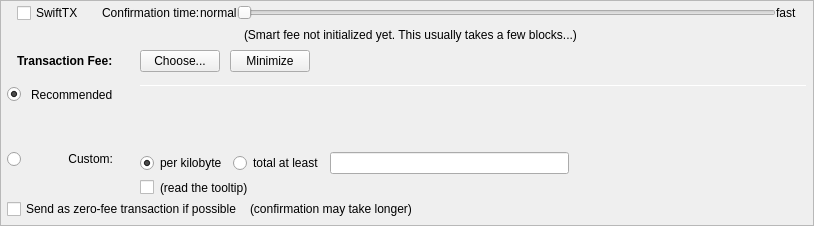
         <widget class="QFrame" name="frameFee">
          <property name="sizePolicy">
           <sizepolicy hsizetype="Expanding" vsizetype="Expanding">
            <horstretch>0</horstretch>
            <verstretch>0</verstretch>
           </sizepolicy>
          </property>
          <property name="maximumSize">
           <size>
            <width>16777215</width>
            <height>16777215</height>
           </size>
          </property>
          <property name="frameShape">
           <enum>QFrame::StyledPanel</enum>
          </property>
          <property name="frameShadow">
           <enum>QFrame::Sunken</enum>
          </property>
          <layout class="QVBoxLayout" name="verticalLayoutFee1">
           <property name="spacing">
            <number>0</number>
           </property>
           <property name="leftMargin">
            <number>0</number>
           </property>
           <property name="topMargin">
            <number>0</number>
           </property>
           <property name="rightMargin">
            <number>0</number>
           </property>
           <property name="bottomMargin">
            <number>0</number>
           </property>
           <item>
            <layout class="QVBoxLayout" name="verticalLayoutFee2" stretch="0,0,0,0">
             <property name="spacing">
              <number>0</number>
             </property>
             <property name="leftMargin">
              <number>6</number>
             </property>
             <property name="topMargin">
              <number>0</number>
             </property>
             <property name="rightMargin">
              <number>6</number>
             </property>
             <item>
              <layout class="QVBoxLayout" name="verticalLayout_feeConf">
               <property name="spacing">
                <number>0</number>
               </property>
               <property name="leftMargin">
                <number>10</number>
               </property>
               <property name="rightMargin">
                <number>10</number>
               </property>
               <property name="bottomMargin">
                <number>5</number>
               </property>
               <item>
                <layout class="QHBoxLayout" name="horizontalLayoutFee9">
                 <item>
                  <widget class="QCheckBox" name="checkSwiftTX">
                   <property name="enabled">
                    <bool>true</bool>
                   </property>
                   <property name="minimumSize">
                    <size>
                     <width>85</width>
                     <height>0</height>
                    </size>
                   </property>
                   <property name="toolTip">
                    <string>SwiftTX technology allows for near instant transactions - A flat fee of 0.01 ISF applies</string>
                   </property>
                   <property name="text">
                    <string>SwiftTX</string>
                   </property>
                  </widget>
                 </item>
                 <item>
                  <widget class="QLabel" name="labelSmartFee3">
                   <property name="text">
                    <string>Confirmation time:</string>
                   </property>
                   <property name="margin">
                    <number>2</number>
                   </property>
                  </widget>
                 </item>
                 <item>
                  <widget class="QLabel" name="labelSmartFeeNormal">
                   <property name="text">
                    <string>normal</string>
                   </property>
                   <property name="margin">
                    <number>8</number>
                   </property>
                  </widget>
                 </item>
                 <item>
                  <widget class="QSlider" name="sliderSmartFee">
                   <property name="minimumSize">
                    <size>
                     <width>0</width>
                     <height>24</height>
                    </size>
                   </property>
                   <property name="minimum">
                    <number>0</number>
                   </property>
                   <property name="maximum">
                    <number>24</number>
                   </property>
                   <property name="pageStep">
                    <number>1</number>
                   </property>
                   <property name="value">
                    <number>0</number>
                   </property>
                   <property name="orientation">
                    <enum>Qt::Horizontal</enum>
                   </property>
                   <property name="invertedAppearance">
                    <bool>false</bool>
                   </property>
                   <property name="invertedControls">
                    <bool>false</bool>
                   </property>
                   <property name="tickPosition">
                    <enum>QSlider::NoTicks</enum>
                   </property>
                  </widget>
                 </item>
                 <item>
                  <widget class="QLabel" name="labelSmartFeeFast">
                   <property name="text">
                    <string>fast</string>
                   </property>
                   <property name="margin">
                    <number>8</number>
                   </property>
                  </widget>
                 </item>
                </layout>
               </item>
               <item>
                <layout class="QHBoxLayout" name="horizontalLayout_recommended_texts">
                 <property name="spacing">
                  <number>0</number>
                 </property>
                 <item>
                  <spacer name="horizontalSpacer_8">
                   <property name="orientation">
                    <enum>Qt::Horizontal</enum>
                   </property>
                   <property name="sizeHint" stdset="0">
                    <size>
                     <width>40</width>
                     <height>20</height>
                    </size>
                   </property>
                  </spacer>
                 </item>
                 <item>
                  <widget class="QLabel" name="labelFeeEstimation">
                   <property name="text">
                    <string/>
                   </property>
                   <property name="margin">
                    <number>2</number>
                   </property>
                  </widget>
                 </item>
                 <item>
                  <widget class="QLabel" name="labelSmartFee2">
                   <property name="text">
                    <string>(Smart fee not initialized yet. This usually takes a few blocks...)</string>
                   </property>
                   <property name="alignment">
                    <set>Qt::AlignLeading|Qt::AlignLeft|Qt::AlignVCenter</set>
                   </property>
                   <property name="wordWrap">
                    <bool>false</bool>
                   </property>
                   <property name="margin">
                    <number>2</number>
                   </property>
                   <property name="indent">
                    <number>-1</number>
                   </property>
                  </widget>
                 </item>
                 <item>
                  <spacer name="horizontalSpacer_3">
                   <property name="orientation">
                    <enum>Qt::Horizontal</enum>
                   </property>
                   <property name="sizeHint" stdset="0">
                    <size>
                     <width>40</width>
                     <height>20</height>
                    </size>
                   </property>
                  </spacer>
                 </item>
                </layout>
               </item>
              </layout>
             </item>
             <item>
              <layout class="QHBoxLayout" name="horizontalLayoutFee1">
               <property name="leftMargin">
                <number>10</number>
               </property>
               <property name="rightMargin">
                <number>10</number>
               </property>
               <property name="bottomMargin">
                <number>0</number>
               </property>
               <item>
                <layout class="QVBoxLayout" name="verticalLayoutFee7">
                 <property name="spacing">
                  <number>0</number>
                 </property>
                 <item>
                  <layout class="QHBoxLayout" name="horizontalLayoutSmartFee">
                   <property name="spacing">
                    <number>10</number>
                   </property>
                   <item>
                    <widget class="QLabel" name="labelFeeHeadline">
                     <property name="sizePolicy">
                      <sizepolicy hsizetype="Preferred" vsizetype="Maximum">
                       <horstretch>0</horstretch>
                       <verstretch>0</verstretch>
                      </sizepolicy>
                     </property>
                     <property name="font">
                      <font>
                       <weight>75</weight>
                       <bold>true</bold>
                      </font>
                     </property>
                     <property name="styleSheet">
                      <string notr="true">font-weight:bold;</string>
                     </property>
                     <property name="text">
                      <string>Transaction Fee:</string>
                     </property>
                    </widget>
                   </item>
                   <item>
                    <widget class="QLabel" name="labelFeeMinimized">
                     <property name="text">
                      <string/>
                     </property>
                    </widget>
                   </item>
                   <item>
                    <widget class="QPushButton" name="buttonChooseFee">
                     <property name="text">
                      <string>Choose...</string>
                     </property>
                    </widget>
                   </item>
                   <item>
                    <widget class="QPushButton" name="buttonMinimizeFee">
                     <property name="toolTip">
                      <string>collapse fee-settings</string>
                     </property>
                     <property name="text">
                      <string>Minimize</string>
                     </property>
                    </widget>
                   </item>
                  </layout>
                 </item>
                 <item>
                  <spacer name="verticalSpacer_5">
                   <property name="orientation">
                    <enum>Qt::Vertical</enum>
                   </property>
                   <property name="sizeHint" stdset="0">
                    <size>
                     <width>1</width>
                     <height>1</height>
                    </size>
                   </property>
                  </spacer>
                 </item>
                </layout>
               </item>
               <item>
                <spacer name="horizontalSpacer_4">
                 <property name="orientation">
                  <enum>Qt::Horizontal</enum>
                 </property>
                 <property name="sizeHint" stdset="0">
                  <size>
                   <width>40</width>
                   <height>20</height>
                  </size>
                 </property>
                </spacer>
               </item>
              </layout>
             </item>
             <item>
              <widget class="QFrame" name="frameFeeSelection">
               <layout class="QVBoxLayout" name="verticalLayoutFee12">
                <property name="spacing">
                 <number>0</number>
                </property>
                <property name="leftMargin">
                 <number>0</number>
                </property>
                <property name="topMargin">
                 <number>0</number>
                </property>
                <property name="rightMargin">
                 <number>0</number>
                </property>
                <property name="bottomMargin">
                 <number>0</number>
                </property>
                <item>
                 <layout class="QGridLayout" name="gridLayoutFee">
                  <property name="topMargin">
                   <number>10</number>
                  </property>
                  <property name="bottomMargin">
                   <number>4</number>
                  </property>
                  <property name="horizontalSpacing">
                   <number>10</number>
                  </property>
                  <property name="verticalSpacing">
                   <number>4</number>
                  </property>
                  <item row="2" column="0">
                   <layout class="QVBoxLayout" name="verticalLayoutFee4" stretch="0">
                    <item>
                     <spacer name="verticalSpacer_2">
                      <property name="orientation">
                       <enum>Qt::Vertical</enum>
                      </property>
                      <property name="sizeHint" stdset="0">
                       <size>
                        <width>1</width>
                        <height>1</height>
                       </size>
                      </property>
                     </spacer>
                    </item>
                   </layout>
                  </item>
                  <item row="3" column="0">
                   <layout class="QVBoxLayout" name="verticalLayoutFee9" stretch="0,1">
                    <item>
                     <widget class="QRadioButton" name="radioCustomFee">
                      <property name="text">
                       <string/>
                      </property>
                      <attribute name="buttonGroup">
                       <string notr="true">groupFee</string>
                      </attribute>
                     </widget>
                    </item>
                    <item>
                     <spacer name="verticalSpacer_6">
                      <property name="orientation">
                       <enum>Qt::Vertical</enum>
                      </property>
                      <property name="sizeHint" stdset="0">
                       <size>
                        <width>1</width>
                        <height>1</height>
                       </size>
                      </property>
                     </spacer>
                    </item>
                   </layout>
                  </item>
                  <item row="3" column="1">
                   <widget class="QLabel" name="labelCustomFee">
                    <property name="text">
                     <string>Custom:</string>
                    </property>
                    <property name="alignment">
                     <set>Qt::AlignRight|Qt::AlignTop|Qt::AlignTrailing</set>
                    </property>
                   </widget>
                  </item>
                  <item row="3" column="4">
                   <layout class="QVBoxLayout" name="verticalLayoutFee8">
                    <property name="spacing">
                     <number>6</number>
                    </property>
                    <item>
                     <layout class="QHBoxLayout" name="horizontalLayoutFee13">
                      <item>
                       <widget class="QRadioButton" name="radioCustomPerKilobyte">
                        <property name="toolTip">
                         <string>If the custom fee is set to 1000 uISFs and the transaction is only 250 bytes, then &quot;per kilobyte&quot; only pays 250 uISFs in fee,&lt;br /&gt;while &quot;at least&quot; pays 1000 uISFs. For transactions bigger than a kilobyte both pay by kilobyte.</string>
                        </property>
                        <property name="text">
                         <string>per kilobyte</string>
                        </property>
                        <property name="checked">
                         <bool>true</bool>
                        </property>
                        <attribute name="buttonGroup">
                         <string notr="true">groupCustomFee</string>
                        </attribute>
                       </widget>
                      </item>
                      <item>
                       <widget class="QRadioButton" name="radioCustomAtLeast">
                        <property name="toolTip">
                         <string>If the custom fee is set to 1000 uISFs and the transaction is only 250 bytes, then &quot;per kilobyte&quot; only pays 250 uISFs in fee,&lt;br /&gt;while &quot;total at least&quot; pays 1000 uISFs. For transactions bigger than a kilobyte both pay by kilobyte.</string>
                        </property>
                        <property name="text">
                         <string>total at least</string>
                        </property>
                        <attribute name="buttonGroup">
                         <string notr="true">groupCustomFee</string>
                        </attribute>
                       </widget>
                      </item>
                      <item>
                       <widget class="BitcoinAmountField" name="customFee"/>
                      </item>
                      <item>
                       <spacer name="horizontalSpacer_6">
                        <property name="orientation">
                         <enum>Qt::Horizontal</enum>
                        </property>
                        <property name="sizeHint" stdset="0">
                         <size>
                          <width>1</width>
                          <height>1</height>
                         </size>
                        </property>
                       </spacer>
                      </item>
                     </layout>
                    </item>
                    <item>
                     <layout class="QHBoxLayout" name="horizontalLayoutFee8">
                      <item>
                       <widget class="QCheckBox" name="checkBoxMinimumFee">
                        <property name="toolTip">
                         <string>Paying only the minimum fee is just fine as long as there is less transaction volume than space in the blocks.&lt;br /&gt;But be aware that this can end up in a never confirming transaction once there is more demand for Insifa transactions than the network can process.</string>
                        </property>
                        <property name="text">
                         <string/>
                        </property>
                       </widget>
                      </item>
                      <item>
                       <widget class="QLabel" name="labelMinFeeWarning">
                        <property name="enabled">
                         <bool>true</bool>
                        </property>
                        <property name="toolTip">
                         <string>Paying only the minimum fee is just fine as long as there is less transaction volume than space in the blocks.&lt;br /&gt;But be aware that this can end up in a never confirming transaction once there is more demand for Insifa transactions than the network can process.</string>
                        </property>
                        <property name="text">
                         <string>(read the tooltip)</string>
                        </property>
                        <property name="margin">
                         <number>5</number>
                        </property>
                       </widget>
                      </item>
                      <item>
                       <spacer name="horizontalSpacer_2">
                        <property name="orientation">
                         <enum>Qt::Horizontal</enum>
                        </property>
                        <property name="sizeHint" stdset="0">
                         <size>
                          <width>1</width>
                          <height>1</height>
                         </size>
                        </property>
                       </spacer>
                      </item>
                     </layout>
                    </item>
                   </layout>
                  </item>
                  <item row="1" column="1">
                   <widget class="QLabel" name="labelSmartFee_2">
                    <property name="text">
                     <string>Recommended</string>
                    </property>
                   </widget>
                  </item>
                  <item row="1" column="2">
                   <widget class="QLabel" name="labelSmartFee">
                    <property name="text">
                     <string/>
                    </property>
                    <property name="margin">
                     <number>2</number>
                    </property>
                   </widget>
                  </item>
                  <item row="1" column="0">
                   <widget class="QRadioButton" name="radioSmartFee">
                    <property name="text">
                     <string/>
                    </property>
                    <property name="checked">
                     <bool>true</bool>
                    </property>
                    <attribute name="buttonGroup">
                     <string notr="true">groupFee</string>
                    </attribute>
                   </widget>
                  </item>
                  <item row="0" column="4" rowspan="3">
                   <layout class="QVBoxLayout" name="verticalLayoutFee3" stretch="0,0,0,0">
                    <property name="spacing">
                     <number>6</number>
                    </property>
                    <property name="topMargin">
                     <number>2</number>
                    </property>
                    <property name="bottomMargin">
                     <number>20</number>
                    </property>
                    <item>
                     <widget class="Line" name="line_2">
                      <property name="minimumSize">
                       <size>
                        <width>0</width>
                        <height>1</height>
                       </size>
                      </property>
                      <property name="maximumSize">
                       <size>
                        <width>16777215</width>
                        <height>1</height>
                       </size>
                      </property>
                      <property name="orientation">
                       <enum>Qt::Horizontal</enum>
                      </property>
                     </widget>
                    </item>
                    <item>
                     <layout class="QHBoxLayout" name="horizontalLayoutFee12">
                      <item>
                       <spacer name="horizontalSpacer_5">
                        <property name="orientation">
                         <enum>Qt::Horizontal</enum>
                        </property>
                        <property name="sizeHint" stdset="0">
                         <size>
                          <width>1</width>
                          <height>1</height>
                         </size>
                        </property>
                       </spacer>
                      </item>
                     </layout>
                    </item>
                    <item>
                     <spacer name="verticalSpacer_4">
                      <property name="orientation">
                       <enum>Qt::Vertical</enum>
                      </property>
                      <property name="sizeHint" stdset="0">
                       <size>
                        <width>1</width>
                        <height>1</height>
                       </size>
                      </property>
                     </spacer>
                    </item>
                    <item>
                     <spacer name="verticalSpacer_3">
                      <property name="orientation">
                       <enum>Qt::Vertical</enum>
                      </property>
                      <property name="sizeHint" stdset="0">
                       <size>
                        <width>20</width>
                        <height>40</height>
                       </size>
                      </property>
                     </spacer>
                    </item>
                   </layout>
                  </item>
                 </layout>
                </item>
                <item>
                 <layout class="QHBoxLayout" name="horizontalLayoutFee5" stretch="0,0,0">
                  <property name="spacing">
                   <number>8</number>
                  </property>
                  <property name="bottomMargin">
                   <number>4</number>
                  </property>
                  <item>
                   <widget class="QCheckBox" name="checkBoxFreeTx">
                    <property name="text">
                     <string>Send as zero-fee transaction if possible</string>
                    </property>
                   </widget>
                  </item>
                  <item>
                   <widget class="QLabel" name="labelFreeTx">
                    <property name="text">
                     <string>(confirmation may take longer)</string>
                    </property>
                    <property name="margin">
                     <number>5</number>
                    </property>
                   </widget>
                  </item>
                  <item>
                   <spacer name="horizontalSpacerFee5">
                    <property name="orientation">
                     <enum>Qt::Horizontal</enum>
                    </property>
                    <property name="sizeHint" stdset="0">
                     <size>
                      <width>1</width>
                      <height>1</height>
                     </size>
                    </property>
                   </spacer>
                  </item>
                 </layout>
                </item>
                <item>
                 <spacer name="verticalSpacerFee2">
                  <property name="orientation">
                   <enum>Qt::Vertical</enum>
                  </property>
                  <property name="sizeHint" stdset="0">
                   <size>
                    <width>1</width>
                    <height>1</height>
                   </size>
                  </property>
                 </spacer>
                </item>
               </layout>
              </widget>
             </item>
             <item>
              <spacer name="verticalSpacerFee">
               <property name="orientation">
                <enum>Qt::Vertical</enum>
               </property>
               <property name="sizeHint" stdset="0">
                <size>
                 <width>800</width>
                 <height>1</height>
                </size>
               </property>
              </spacer>
             </item>
            </layout>
           </item>
          </layout>
         </widget>
